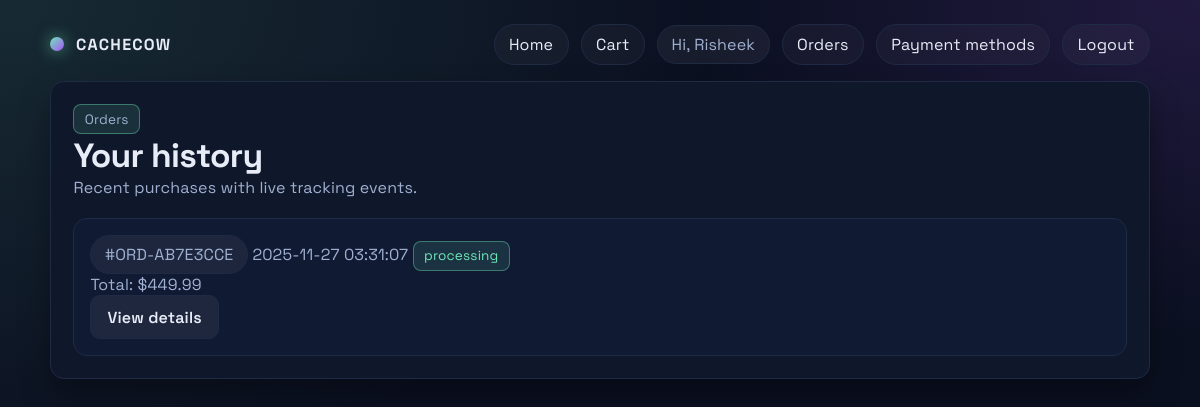
Page /orders (signed in) on the committed database.
### models.py (models this page shows, shortened)
class Account(UserMixin, db.Model):
    __tablename__ = "account"
    account_id = db.Column(db.Integer, primary_key=True)
    email = db.Column(db.String(255), unique=True, nullable=False)
    phone = db.Column(db.String(50))
    password_hash = db.Column(db.String(255), nullable=False)
    first_name = db.Column(db.String(100))
    last_name = db.Column(db.String(100))
    role = db.Column(db.String(50), default="customer")
    points_balance = db.Column(db.Integer, default=0)
    created_at = db.Column(db.DateTime, default=datetime.utcnow)
    addresses = db.relationship("Address", backref="account", lazy=True)
    carts = db.relationship("Cart", backref="account", lazy=True)
    orders = db.relationship("Order", backref="account", lazy=True)
    payment_methods = db.relationship("PaymentMethod", backref="account", lazy=True)
    reviews = db.relationship("Review", backref="account", lazy=True)

class Order(db.Model):
    __tablename__ = "orders"
    order_id = db.Column(db.Integer, primary_key=True)
    account_id = db.Column(
        db.Integer,
        db.ForeignKey("account.account_id", ondelete="SET NULL"),
    )
    postal_code = db.Column(db.String(30))
    total_amount = db.Column(db.Numeric(12, 2), default=0)
    placed_at = db.Column(db.DateTime, default=datetime.utcnow)
    status = db.Column(db.String(50), default="pending")
    order_number = db.Column(db.String(50), unique=True)
    province = db.Column(db.String(100))
    line_1 = db.Column(db.String(255))
    city = db.Column(db.String(100))
    country = db.Column(db.String(100))
    items = db.relationship("OrderItem", backref="order", lazy=True)
    tracking_events = db.relationship("OrderTracking", backref="order", lazy=True)
    payments = db.relationship("Payment", backref="order", lazy=True)

### shop_routes.py (the view)
@shop_bp.route("/orders")
@login_required
def order_history():
    orders = (
        Order.query.filter_by(account_id=current_user.account_id)
        .order_by(Order.placed_at.desc())
        .all()
    )
    return render_template("order_history.html", orders=orders)

### app.py (called while the page is built)
def create_app():
    app = Flask(__name__)
    app.config.from_object(Config)
    db.init_app(app)
    bcrypt.init_app(app)
    login_manager.init_app(app)
    @login_manager.user_loader
    def load_user(user_id):
        return Account.query.get(int(user_id))
    app.register_blueprint(auth_bp)
    app.register_blueprint(shop_bp)
    app.register_blueprint(admin_bp)
    if app.config["SQLALCHEMY_DATABASE_URI"].startswith("sqlite"):
        with app.app_context():
            db.create_all()
            seed_defaults()
    return app

### templates/order_history.html
{% extends "base.html" %}
{% block content %}
  <section class="hero">
    <div>
      <p class="badge">Orders</p>
      <h1>Your history</h1>
      <p class="muted">Recent purchases with live tracking events.</p>
    </div>
  </section>
  <div class="stack">
    {% for order in orders %}
      <article class="order-card">
        <div class="meta">
          <span class="pill">#{{ order.order_number or order.order_id }}</span>
          <span class="muted">{{ order.placed_at }}</span>
          <span class="badge">{{ order.status }}</span>
        </div>
        <div class="muted">Total: ${{ order.total_amount }}</div>
        <a class="btn secondary" href="{{ url_for('shop.order_detail', order_id=order.order_id) }}">View details</a>
      </article>
    {% else %}
      <p class="muted">No orders yet.</p>
    {% endfor %}
  </div>
{% endblock %}

### templates/base.html (shortened to what this page needs)
<!doctype html>
<html lang="en">
<head>
  <link rel="stylesheet" href="{{ url_for('static', filename='css/style.css') }}">
</head>
<body>
  <div class="container">
    <header>
      <a class="brand" href="{{ url_for('shop.index') }}">
        <span class="logo-dot"></span>
        CacheCow
      </a>
      <nav>
        <a href="{{ url_for('shop.index') }}">Home</a>
        <a href="{{ url_for('shop.cart_view') }}">Cart</a>
        {% if current_user.is_authenticated %}
          <span class="pill">Hi, {{ current_user.first_name or current_user.email }}</span>
          <a href="{{ url_for('shop.order_history') }}">Orders</a>
          <a href="{{ url_for('shop.payment_methods') }}">Payment methods</a>
          <a href="{{ url_for('auth.logout') }}">Logout</a>
        {% else %}
          <a href="{{ url_for('admin.admin_login') }}">Admin login</a>
          <a href="{{ url_for('auth.login') }}">Login</a>
          <a href="{{ url_for('auth.register') }}">Register</a>
        {% endif %}
      </nav>
    </header>
    <main class="panel">
      {% block content %}{% endblock %}
    </main>
  </div>
</body>
</html>

### static/css/style.css (style rules this page uses)
:root { --bg: #0b1021; --panel: #0f172a; --card: #111a33; --accent: #6ee7b7; --accent-2: #a855f7; --text: #e7ecf7; --muted: #9fb0d0; --border: #1f2a44; --shadow: 0 15px 30px rgba(0, 0, 0, 0.35); --radius: 14px; }
* { box-sizing: border-box; }
body { margin: 0; min-height: 100vh; background: radial-gradient(120% 120% at 0% 0%, rgba(110, 231, 183, 0.12), transparent 50%), radial-gradient(100% 100% at 100% 0%, rgba(168, 85, 247, 0.14), transparent 42%), var(--bg); color: var(--text); font-family: "Space Grotesk", "Segoe UI", sans-serif; letter-spacing: 0.01em; padding: 0 1.5rem 2.5rem; }
a { color: var(--accent); text-decoration: none; }
header { display: flex; align-items: center; justify-content: space-between; padding: 1.5rem 0 1rem; }
.brand { display: flex; align-items: center; gap: 0.75rem; font-weight: 700; letter-spacing: 0.08em; text-transform: uppercase; color: var(--text); }
.brand .logo-dot { width: 14px; height: 14px; border-radius: 50%; background: linear-gradient(135deg, var(--accent), var(--accent-2)); box-shadow: 0 0 15px rgba(110, 231, 183, 0.6); }
nav { display: flex; align-items: center; gap: 0.75rem; }
nav a, nav .chip { padding: 0.55rem 0.9rem; border-radius: 999px; border: 1px solid var(--border); background: rgba(255, 255, 255, 0.03); color: var(--text); transition: all 0.2s ease; }
.pill { display: inline-flex; align-items: center; gap: 0.35rem; padding: 0.5rem 0.85rem; background: rgba(255, 255, 255, 0.05); border-radius: 999px; border: 1px solid var(--border); color: var(--muted); }
.container { max-width: 1100px; margin: 0 auto; }
.panel { background: var(--panel); border: 1px solid var(--border); border-radius: var(--radius); box-shadow: var(--shadow); padding: 1.4rem; }
.badge { display: inline-flex; align-items: center; padding: 0.35rem 0.65rem; border-radius: 8px; background: rgba(110, 231, 183, 0.12); color: var(--accent); border: 1px solid rgba(110, 231, 183, 0.4); font-size: 0.85rem; }
.muted { color: var(--muted); }
.btn { display: inline-flex; align-items: center; justify-content: center; gap: 0.4rem; border: none; border-radius: 10px; padding: 0.65rem 1rem; cursor: pointer; font-weight: 600; background: linear-gradient(135deg, var(--accent), var(--accent-2)); color: #0b0f1e; box-shadow: 0 10px 25px rgba(168, 85, 247, 0.3); transition: transform 0.15s ease, box-shadow 0.15s ease; }
.btn.secondary { background: rgba(255, 255, 255, 0.06); color: var(--text); border: 1px solid var(--border); box-shadow: none; }
.hero { display: grid; gap: 0.9rem; margin-bottom: 1.25rem; }
.hero h1 { margin: 0; font-size: 2.1rem; letter-spacing: -0.02em; }
.hero p { margin: 0; color: var(--muted); max-width: 720px; }
.stack { display: grid; gap: 0.85rem; }
.order-card { padding: 1rem; border: 1px solid var(--border); border-radius: var(--radius); background: var(--card); }

### rows in the picture
Account: first_name "Risheek"
Order: order_number "ORD-AB7E3CCE", placed_at "2025-11-27 03:31:07", status "processing", total_amount "449.99"
